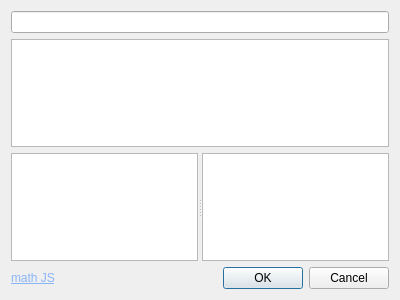
<?xml version="1.0" encoding="UTF-8"?>
<ui version="4.0">
 <class>ChanaleMathEditor</class>
 <widget class="QDialog" name="ChanaleMathEditor">
  <property name="geometry">
   <rect>
    <x>0</x>
    <y>0</y>
    <width>400</width>
    <height>300</height>
   </rect>
  </property>
  <property name="windowTitle">
   <string>Math Chanale Editor</string>
  </property>
  <layout class="QGridLayout" name="gridLayout">
   <item row="0" column="0">
    <widget class="QLineEdit" name="lineEdit_name"/>
   </item>
   <item row="1" column="0">
    <widget class="QTextEdit" name="textEdit_script"/>
   </item>
   <item row="2" column="0">
    <widget class="QSplitter" name="splitter">
     <property name="orientation">
      <enum>Qt::Horizontal</enum>
     </property>
     <widget class="QListWidget" name="listWidget_names">
      <property name="focusPolicy">
       <enum>Qt::NoFocus</enum>
      </property>
     </widget>
     <widget class="QListWidget" name="listWidget_math">
      <property name="focusPolicy">
       <enum>Qt::NoFocus</enum>
      </property>
     </widget>
    </widget>
   </item>
   <item row="3" column="0">
    <layout class="QHBoxLayout" name="horizontalLayout">
     <item>
      <widget class="QLabel" name="label_help_link">
       <property name="text">
        <string>&lt;html&gt;&lt;head/&gt;&lt;body&gt;&lt;p&gt;&lt;a href=&quot;https://developer.mozilla.org/en-US/docs/Web/JavaScript/Reference/Global_Objects/Math&quot;&gt;&lt;span style=&quot; text-decoration: underline; color:#8ab4f8;&quot;&gt;math JS&lt;/span&gt;&lt;/a&gt;&lt;/p&gt;&lt;/body&gt;&lt;/html&gt;</string>
       </property>
      </widget>
     </item>
     <item>
      <widget class="QDialogButtonBox" name="buttonBox">
       <property name="orientation">
        <enum>Qt::Horizontal</enum>
       </property>
       <property name="standardButtons">
        <set>QDialogButtonBox::Cancel|QDialogButtonBox::Ok</set>
       </property>
      </widget>
     </item>
    </layout>
   </item>
  </layout>
 </widget>
 <resources/>
 <connections>
  <connection>
   <sender>buttonBox</sender>
   <signal>accepted()</signal>
   <receiver>ChanaleMathEditor</receiver>
   <slot>accept()</slot>
   <hints>
    <hint type="sourcelabel">
     <x>248</x>
     <y>254</y>
    </hint>
    <hint type="destinationlabel">
     <x>157</x>
     <y>274</y>
    </hint>
   </hints>
  </connection>
  <connection>
   <sender>buttonBox</sender>
   <signal>rejected()</signal>
   <receiver>ChanaleMathEditor</receiver>
   <slot>reject()</slot>
   <hints>
    <hint type="sourcelabel">
     <x>316</x>
     <y>260</y>
    </hint>
    <hint type="destinationlabel">
     <x>286</x>
     <y>274</y>
    </hint>
   </hints>
  </connection>
 </connections>
</ui>
